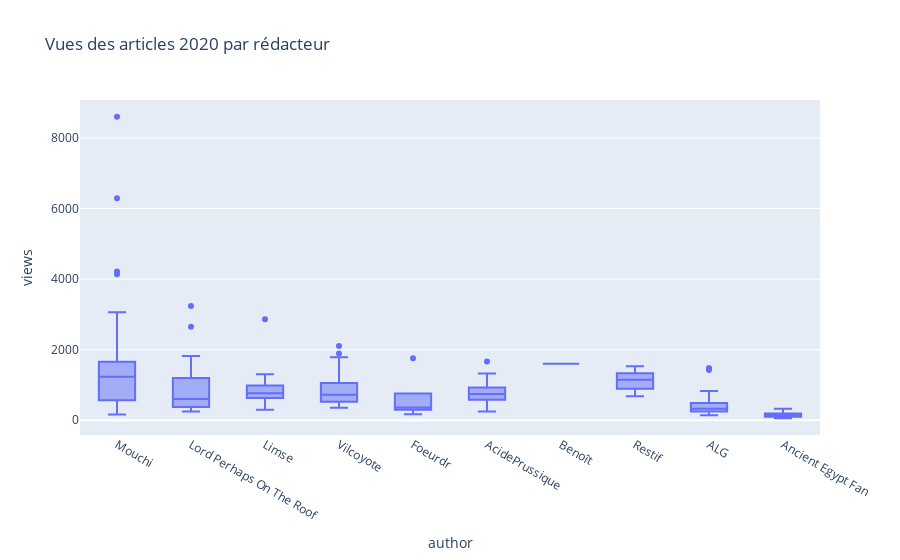

This figure's notebook cell:
### Code cell
fig = px.box(df, x='author', y='views', title='Vues des articles 2020 par rédacteur')
fig.show()

### Figure 1 — Plotly figure (JSON) as saved in the notebook; plotly's stock layout.template omitted (floating-point values rounded to 4 significant figures; data arrays with more than 128 entries replaced by an {"elided": "..."} marker saying what was removed)
{"data": [{"alignmentgroup": "True", "hovertemplate": "author=%{x}<br>views=%{y}<extra></extra>", "legendgroup": "", "marker": {"color": "#636efa"}, "name": "", "notched": false, "offsetgroup": "", "orientation": "v", "showlegend": false, "type": "box", "x": {"elided": "230 str values"}, "x0": " ", "xaxis": "x", "y": {"elided": "230 int values"}, "y0": " ", "yaxis": "y"}], "layout": {"boxmode": "group", "legend": {"tracegroupgap": 0}, "title": {"text": "Vues des articles 2020 par rédacteur"}, "xaxis": {"anchor": "y", "domain": [0, 1], "title": {"text": "author"}}, "yaxis": {"anchor": "x", "domain": [0, 1], "title": {"text": "views"}}}}
